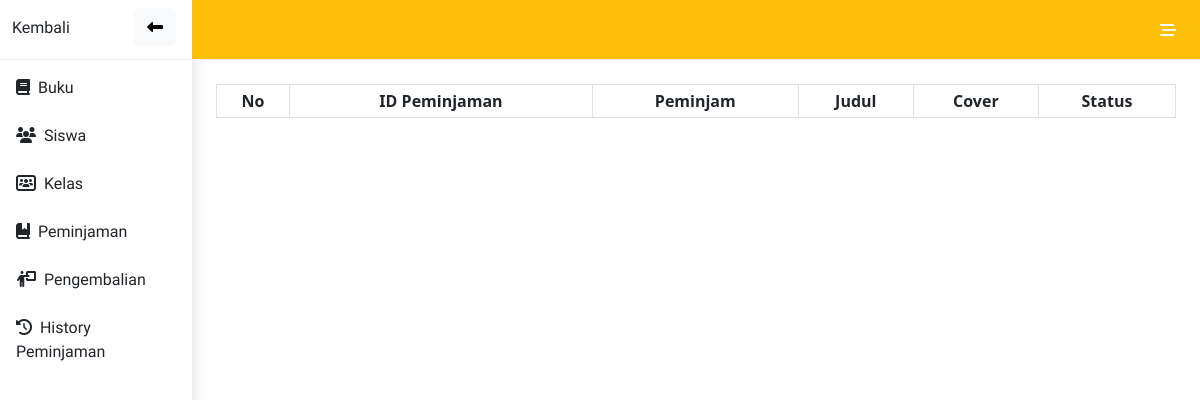
/admin/history_peminjaman.php, run on an earlier commit of the app's database.
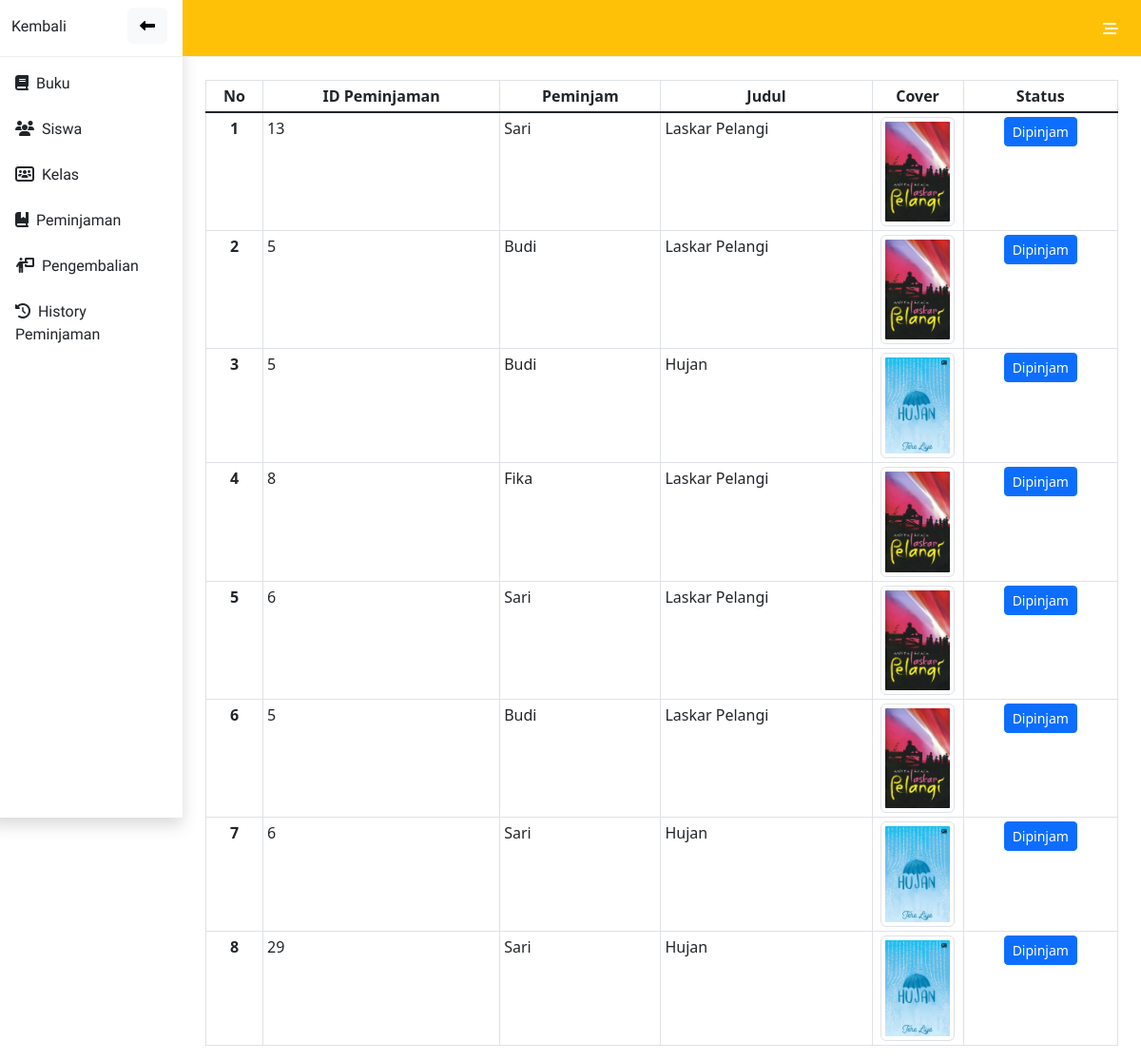
And on a later commit of the database.
### tables this page shows
CREATE TABLE `peminjaman` (
  `id_peminjaman` int(11) NOT NULL,
  `id_siswa` int(11) NOT NULL,
  `id_petugas` int(11) NOT NULL,
  `tanggal_peminjaman` date NOT NULL,
  `tanggal_pengembalian` date NOT NULL,
  `status` enum('dipinjam','dikembalikan') NOT NULL
);

CREATE TABLE `siswa` (
  `nis` int(11) NOT NULL,
  `nama` varchar(100) NOT NULL,
  `jenis_kelamin` enum('L','P') NOT NULL,
  `alamat` varchar(255) NOT NULL,
  `id_kelas` int(2) NOT NULL
);

CREATE TABLE `buku` (
  `id_buku` int(11) NOT NULL,
  `judul` varchar(255) NOT NULL,
  `penulis` varchar(255) NOT NULL,
  `penerbit` varchar(255) NOT NULL,
  `tahun` year(4) NOT NULL,
  `kota` varchar(100) NOT NULL,
  `cover` varchar(255) NOT NULL,
  `sinopsis` text NOT NULL,
  `stok` int(3) NOT NULL
);

### config.php (called while the page is built, shortened)
<?php
$conn = mysqli_connect("localhost", "root", "", "perpus10");
function read($col, $tabel, $condisi){
    global $conn;
    $tampil = mysqli_query($conn, "SELECT $col FROM $tabel $condisi");
    return $tampil;
}
 ?>

### admin/history_peminjaman.php (the view, shortened to what this page needs)
<?php
include '../config.php';
?>
<!DOCTYPE html>
<html lang="en">
<head>
    <link rel="stylesheet" type="text/css" href="https://cdn.datatables.net/1.12.1/css/jquery.dataTables.css">
</head>
<body>
    <?php include 'nav.php'?>
        <div class="container">
            <div class="container pt-4 m-auto">
                <table class="table table-sm table-hover table-bordered">
                    <thead class="text-center">
                        <tr>
                            <th>No</th>
                            <th>ID Peminjaman</th>
                            <th>Peminjam</th>
                            <th>Judul</th>
                            <th>Cover</th>
                            <th>Status</th>
                        </tr>
                    </thead>
                    <tbody class="table-group-divider">
                        <?php
                            $no=0;
                            $history = read('a.id_peminjaman, c.nama, d.judul, d.cover', 'peminjaman a JOIN detail_peminjaman b ON a.id_peminjaman=b.id_peminjaman JOIN siswa c ON c.nis=a.id_siswa JOIN buku d ON d.id_buku=b.id_buku', "");
                                    while($data = mysqli_fetch_array($history)){
                                    $no++;
                        ?>
                        <tr>
                            <th class="text-center" scope="row"><?=$no?></th>
                            <td><?=$data['id_peminjaman']?></td>
                            <td><?=$data['nama']?></td>
                            <td><?=$data['judul']?></td>
                            <td class="text-center" style="width:10%;">
                                <img class="img-thumbnail" src="../assets/img/<?=$data['cover']?>" style="max-width: 90%;">
                            </td>
                            <td>
                                <div class="d-flex justify-content-center">
                                    <?php
                                    $status = mysqli_fetch_assoc(read('id_peminjaman', 'pengembalian', ''));
                                    $s = $status['id_peminjaman'];
                                    $d = $data['id_peminjaman'];
                                    if($s == $d){
                                        echo "<div class='btn btn-sm btn-danger'>Sudah Kembali</div>";
                                    }else{
                                        echo "<div class='btn btn-sm btn-primary'>Dipinjam</div>";
                                    }
                                    ?>
                                </div>
                            </td>
                        </tr>
                            <?php
                            }
                            ?>
                    </tbody>
                </table>
            </div>
        </div>
</body>
</html>

### admin/nav.php (shortened to what this page needs)
<?php
include_once '../config.php';
?>
<!DOCTYPE html>
<html lang="en">
<head>
    <link rel="stylesheet" href="../assets/bootstrap/css/bootstrap.min.css" type="text/css">
    <link rel="stylesheet" href="https://cdnjs.cloudflare.com/ajax/libs/font-awesome/6.2.0/css/all.min.css" type="text/css">
    <link rel="stylesheet" href="style.css" type="text/css">
</head>
<body>
    <div class="row">
        <div class="col-2 pe-0 shadow" id="side" style="height: 100%; display:block; ">
            <div class="position-relative d-flex" style="border-bottom:1px solid #EEEEEE; height: 60px;">
                <div class="mt-auto mb-auto">
                    <div class="font btn btn-polos mb-1" >Kembali</div>
                    <button class="position-absolute top-0 kun end-0 me-3 mt-2 btn btn-light" onclick="side()"><i class="fa-solid fa-left-long kun text-end"></i></button>
                </div>
            </div>
            <div class="list-group pe-0 list-group-flush" style="height: 100vh;" >
                <a  class="list-group-item text-start kun btn-polos font pt-3 pb-2" href="buku.php"><i class="fa-solid fa-book"></i> &nbsp;Buku</a>
                <a class="list-group-item text-start kun btn-polos font pt-3 pb-2" href="siswa.php"><i class="fa-solid fa-users"></i> &nbsp;Siswa</a>
                <a class="list-group-item text-start kun btn-polos font pt-3 pb-2" href="kelas.php"><i class="fa-solid fa-users-rectangle"></i> &nbsp;Kelas</a>
                <a class="list-group-item text-start kun btn-polos font pt-3 pb-2" href="peminjaman.php"><i class="fa-solid fa-book-bookmark"></i> &nbsp;Peminjaman</a>
                <a class="list-group-item text-start kun btn-polos font pt-3 pb-2" href="pengembalian.php"><i class="fa-solid fa-person-chalkboard"></i> &nbsp;Pengembalian</a>
                <a class="list-group-item text-start kun btn-polos font pt-3 pb-2" href="history_peminjaman.php"><i class="fa-solid fa-clock-rotate-left"></i> &nbsp;History Peminjaman</a>
            </div>
        </div>
        <div class="col-10 ps-0" id="nav">
            <nav class="navbar navbar-expand-lg navbar-light bg-warning" style="border-bottom:1px solid #EEEEEE; height: 60px;">
                <div class="container-fluid">
                  <div class="collapse navbar-collapse" id="navbarSupportedContent">
                    <div class="btn-group">
                        <button class="btn btn-polos text-light" type="button" data-bs-toggle="dropdown" data-bs-display="static" aria-expanded="false">
                          <i class="fa-solid fa-bars-staggered"></i>
                        </button>
                    </div>
                  </div>
                </div>
            </nav>
</body>
</html>

### admin/style.css (style rules this page uses)
.btn-polos { border: none; }

### admin/nav.php (style rules this page uses)
.font { font-family: 'Ubuntu'; }
a { text-decoration: none !important; }

What changed in the data, as far as the page shows it:
added peminjaman: id_peminjaman "13", id_siswa.nama "Sari", buku.judul "Laskar Pelangi", buku.cover (picture), shows "Dipinjam"
added peminjaman: id_peminjaman "5", id_siswa.nama "Budi", buku.judul "Laskar Pelangi", buku.cover (picture), shows "Dipinjam", buku.judul "Hujan"
added peminjaman: id_peminjaman "8", id_siswa.nama "Fika", buku.judul "Laskar Pelangi", buku.cover (picture), shows "Dipinjam"
added peminjaman: id_peminjaman "6", id_siswa.nama "Sari", buku.judul "Laskar Pelangi", buku.cover (picture), shows "Dipinjam", buku.judul "Hujan"
added peminjaman: id_peminjaman "29", id_siswa.nama "Sari", buku.judul "Hujan", buku.cover (picture), shows "Dipinjam"
